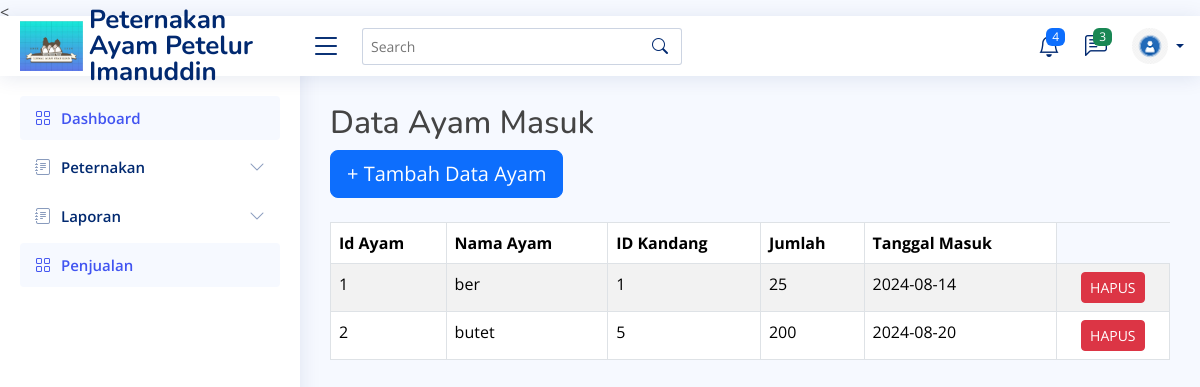
The app's page /anak_kandang/ayam-masuk.php with its own data.
### tables this page shows
CREATE TABLE `ayam_masuk` (
  `nama_ayam` varchar(30) NOT NULL,
  `jumlah_ayam_masuk` int NOT NULL,
  `tanggalmasuk` date NOT NULL,
  `id_ayam_masuk` int NOT NULL,
  `id_kandang` int NOT NULL
);

### anak_kandang/ayam-masuk.php (the view, shortened to what this page needs)
<!DOCTYPE html>
<html lang="en">
<head>
  <link href="assets/vendor/bootstrap/css/bootstrap.min.css" rel="stylesheet">
  <link href="assets/vendor/bootstrap-icons/bootstrap-icons.css" rel="stylesheet">
  <link href="assets/vendor/boxicons/css/boxicons.min.css" rel="stylesheet">
  <link href="assets/vendor/quill/quill.snow.css" rel="stylesheet">
  <link href="assets/vendor/quill/quill.bubble.css" rel="stylesheet">
  <link href="assets/vendor/remixicon/remixicon.css" rel="stylesheet">
  <link href="assets/vendor/simple-datatables/style.css" rel="stylesheet">
  <link href="assets/css/style.css" rel="stylesheet">
</head>
<body>
  <<?php
 include ('header.php');
 include ('sidebar.php');
 ?>
    <main id="main" class="main">
    <div class="pagetitle">
        <h2>Data Ayam Masuk</h2>
        <button type="button" class="btn btn-primary btn-lg" onclick="window.location.href='tambah-ayam.php'">+ Tambah Data Ayam </button>
        <br>
        <br>
        <table class="table table-striped table-bordered">
            <thead>
                <tr>
                    <th>Id Ayam</th>
                    <th>Nama Ayam</th>
                    <th>ID Kandang</th>
                    <th>Jumlah</th>
                    <th>Tanggal Masuk</th>
                  </tr>
                </thead>
                <tbody>
                  <?php
                      include('koneksi.php');
                      $query = mysqli_query($conn,"SELECT * FROM ayam_masuk");
                      while($row = mysqli_fetch_array($query)){
                  ?>
                  <tr>
                      <td><?php echo $row['id_ayam_masuk'] ?></td>
                      <td><?php echo $row['nama_ayam'] ?></td>
                      <td><?php echo $row['id_kandang'] ?></td>
                      <td><?php echo $row['jumlah_ayam_masuk'] ?></td>
                      <td><?php echo $row['tanggalmasuk'] ?></td>
                      <td class="text-center">
                        <a href="hapus-ayam.php?id_ayam_masuk=<?php echo $row['id_ayam_masuk'] ?>" class="btn btn-sm btn-danger">HAPUS</a>
                      </td>
                  </tr>
                <?php } ?>
                </tbody>
            </table>
        </div>
        </main>
    </body>
    </html>

### anak_kandang/assets/css/style.css (style rules this page uses)
:root { scroll-behavior: smooth; }
body { font-family: "Open Sans", sans-serif; background: #f6f9ff; color: #444444; }
a { color: #4154f1; text-decoration: none; }
h1, h2, h3, h4, h5, h6 { font-family: "Nunito", sans-serif; }
#main { margin-top: 60px; padding: 20px 30px; transition: all 0.3s; }
.pagetitle { margin-bottom: 10px; }
@media (min-width: 1200px) { #main, #footer { margin-left: 300px; } }

### records on screen
ayam_masuk: id_ayam_masuk "1", nama_ayam "ber", id_kandang "1", jumlah_ayam_masuk "25", tanggalmasuk "2024-08-14"
ayam_masuk: id_ayam_masuk "2", nama_ayam "butet", id_kandang "5", jumlah_ayam_masuk "200", tanggalmasuk "2024-08-20"
